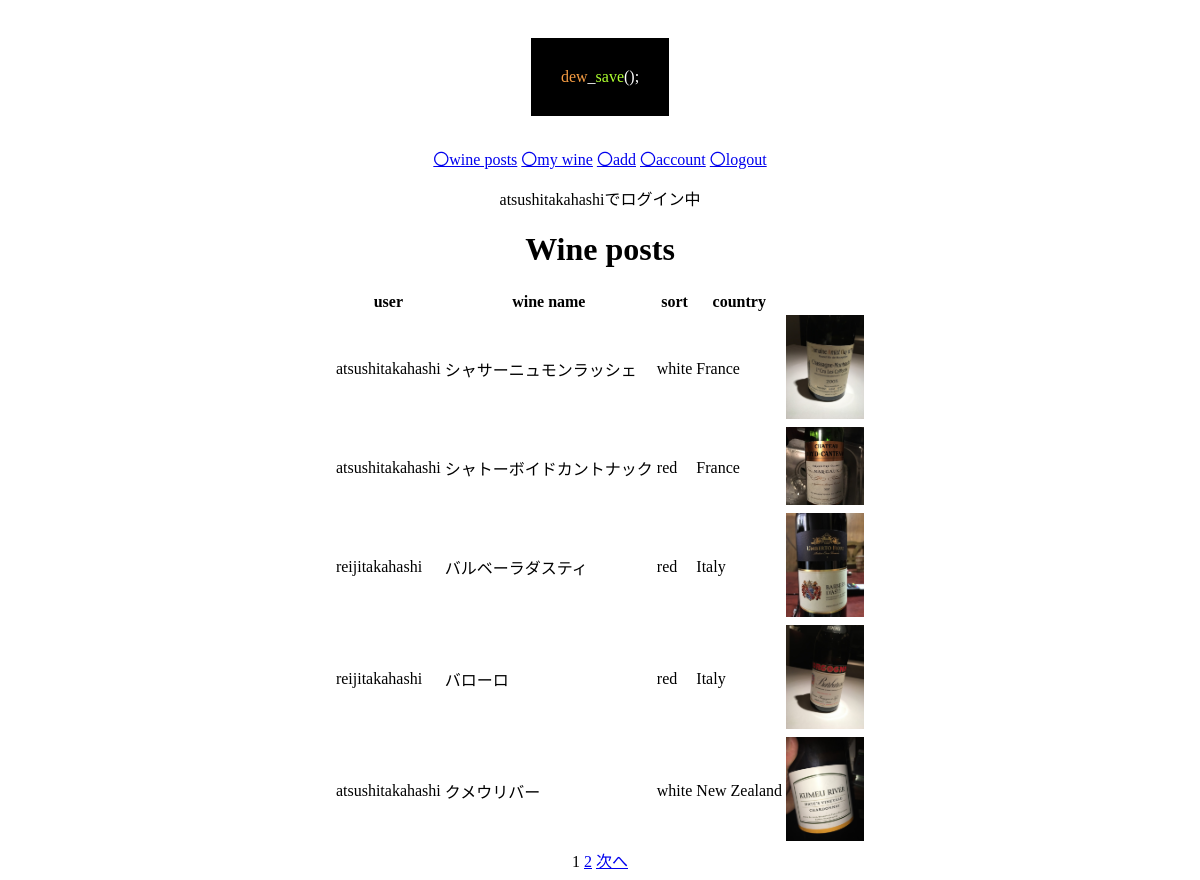
/all_wine/ (signed in), run on the app's committed database.
### wine/models.py (models this page shows, shortened)
class Wine(models.Model):
    sort_data = [
        ('red', 'red'),
        ('white', 'white'),
        ('sparkling', 'sparkling'),
    ]
    country_data = [
        ('France', 'France'),
        ('Italy','Italy'),
        ('Germany', 'Germany'),
        ('Spain', 'Spain'),
        ('Portugal', 'Portugal'),
        ('USA', 'USA'),
        ('Australia', 'Australia'),
        ('New Zealand', 'New Zealand'),
        ('Argentina', 'Argentina'),
        ('Chile', 'Chile'),
        ('South Africa', 'South Africa'),
        ('Japan', 'Japan'),
        ('etc.', 'etc.'),
    ]
    vintage_data = [
        ('1980', '1980'), ('1981', '1981'), ('1982', '1982'), ('1983', '1983'), ('1984', '1984'), ('1985', '1985'),
        ('1986', '1986'), ('1987', '1987'), ('1988', '1988'), ('1989', '1989'), ('1990', '1990'), ('1991', '1991'),
        ('1992', '1992'), ('1993', '1993'), ('1994', '1994'), ('1995', '1995'), ('1996', '1996'), ('1997', '1997'),
        ('1998', '1998'), ('1999', '1999'), ('2000', '2000'), ('2001', '2001'), ('2002', '2002'), ('2003', '2003'),
        ('2004', '2004'), ('2005', '2005'), ('2006', '2006'), ('2007', '2007'), ('2008', '2008'), ('2009', '2009'),
        ('2010', '2010'), ('2011', '2011'), ('2012', '2012'), ('2013', '2013'), ('2014', '2014'), ('2015', '2015'),
        ('2016', '2016'), ('2017', '2017'), ('2018', '2018'), ('2019', '2019'), ('2020', '2020'),
    ]
    grape_data = [
        ('Chardonnay', 'Chardonnay'),
        ('Sauvignon Blanc', 'Sauvignon Blanc'),
        ('Riesling', 'Riesling'),
        ('Gewürztraminer', 'Gewürztraminer'),
        ('Semillon', 'Semillon'),
        ('Viognier', 'Viognier'),
        ('Pino Blanc', 'Pino Blanc'),
        ('Muscadet', 'Muscadet'),
        ('Pino gris', 'Pino gris'),
        ('Cortese', 'Cortese'),
        ('Trebbiano', 'Trebbiano'),
        ('Garganega', 'Garganega'),
        ('Malvasia', 'Malvasia'),
        ('Chenin Blanc', 'Chenin Blanc'),
        ('Albariño', 'Albariño'),
        ('甲州', '甲州'),
        ('etc.', 'etc.'),
    ]
    eye_data = [
        ('green', 'green'),
        ('lemon yellow', 'lemon yellow'),
        ('yellow', 'yellow'),
        ('gold', 'gold'),
        ('amber', 'amber'),
    ]
    nose_data = [
        ('lemmon', 'レモン'), ('kime', 'ライム'), ('grapefruit', 'グレープフルーツ'), ('apple', 'リンゴ'), ('green apple', '青りんご'),
        ('pear', '洋ナシ'), ('peach', '桃'), ('apricot', 'アプリコット'), ('pineapple', 'パイナップル'), ('passion fruit', 'パッションフルーツ'),
        ('banana', 'バナナ'), ('mango', 'マンゴー'), ('lychee', 'ライチ'), ('muscat', 'マスカット'), ('water melon', 'メロン'),
        ('kinmokusei', 'キンモクセイ'), ('mint', 'ミント'), ('rose', 'バラ'), ('floral', 'お花のような'), ('herb', 'ハーブの'), ('perfume', '香水'),
        ('barrel incense', '樽香'), ('toast', 'トースト'), ('butter', 'バター'), ('vanila', 'バニラ'), ('sulfur', '硫黄'), ('honey', 'はちみつ'),
        ('cinnamon', 'シナモン'),('mineral', 'ミネラル'),
    ]
    mouth_data = [
        ('fresh', 'フレッシュ感のある'),
        ('dry', 'ドライな'),
        ('sour', '酸味が目立つ'),
        ('balance', 'バランスの良い'),
        ('sweat', '甘さのある'),
        ('fruity','フルーツ感のある'),
        ('elegant', 'エレガントな,綺麗な'),
        ('mineral','ミネラルのある'),
        ('rich', '芳醇な、豊かな'),
        ('thick', '厚みのある'),
        ('strong', '濃縮し力強い'),
        ('aging', '長期熟成型のような'),
    ]
    error_msg = [
        '50文字まででお願いします。',
        '10文字まででお願い致します。',
        '点数は5点までで採点お願い致します。',
        '点数は0点以上で採点お願い致します。',
        'ファイル形式はJPEG,PNG,GIFでお願い致します。'
    ]
    user = models.ForeignKey(get_user_model(), on_delete=models.CASCADE,default=1)
    date = models.DateTimeField(default=timezone.now)
    name = models.CharField(verbose_name='Name', max_length=100,validators=[MaxLengthValidator(50,error_msg[0])])
    sort = models.CharField(verbose_name='Sort',choices=sort_data,max_length=100)
    country = models.CharField(verbose_name='Country', choices=country_data,max_length=100)
    vintage = models.CharField(verbose_name='Vintage', choices=vintage_data,max_length=100,blank=True)
    grape = models.CharField(verbose_name='Grape', choices=grape_data,max_length=100,blank=True)
    eye = models.CharField(verbose_name='Eye', choices=eye_data,max_length=100,blank=True)
    nose = models.CharField(verbose_name='Nose', choices=nose_data,max_length=100,blank=True)
    mouth = models.CharField(verbose_name='Mouth', choices=mouth_data,max_length=100,blank=True)
    memo = models.CharField(verbose_name='Memo', max_length=200, blank=True)
    point = models.FloatField(verbose_name='Point',validators=[MaxValueValidator(5,error_msg[2]),MinValueValidator(0,error_msg[3])])
    pic = models.ImageField(upload_to='images/',blank=True,validators=[FileExtensionValidator(['JPG','PNG','GIF'],error_msg[4])])

### wine/views.py (the view)
# urls.py: path('all_wine/', All_wine.as_view(), name='all'),
class All_wine(LoginRequiredMixin,ListView):
    model = Wine
    template_name = 'wine/all_wine.html'
    paginate_by = 5
    queryset = Wine.objects.order_by('-id')

### wine/templates/wine/all_wine.html (shortened to what this page needs)
{% extends 'wine/layout.html' %}
{% block main%}
    <a href="{% url 'wine:all' %}">〇wine posts</a>
    <a href="{% url 'wine:my' %}">〇my wine</a>
    <a href="{% url 'wine:add' %}">〇add</a>
    <a href="/update_user/{{user.id}}/">〇account</a>
    <a href="{% url 'account:logout' %}">〇logout</a>
    {% if user.is_authenticated %}
        <p>{{ user.get_username }}でログイン中</p>
    {% else %}
        <p>ログインしていません</p>
    {% endif %}
    <h1>Wine posts</h1>
    <table>
        <tr>
            <th>user</th>
            <th>wine name</th>
            <th>sort</th>
            <th>country</th>
        </tr>
        {% for item in object_list %}
        <tr>
            <td>{{item.user}}</td>
            <td>{{item.name}}</td>
            <td>{{item.sort}}</td>
            <td>{{item.country}}</td>
        {% if item.pic %}
           <td><a href="/detail_wine/{{item.id}}/" ><img src='{{item.pic.url}}' width="78px"></a></td>
        {% endif %}
        </tr>
        {% endfor %}
    </table>
    {% for num in page_obj.paginator.page_range %}
        {% if page_obj.number == num %}
            <span>{{ num }}</span>
        {% else %}
            <a href="?page={{ num }}">{{ num }}</a>
        {% endif %}
    {% endfor %}
    {% if page_obj.has_next %}
        <a href="?page={{ page_obj.next_page_number }}">次へ</a>
    {% endif %}
{% endblock %}

### wine/templates/wine/layout.html (shortened to what this page needs)
{% load static %}
<!DOCTYPE html>
<html lang="ja">
<head>
    <link rel="stylesheet" href="{% static 'wine/css/stylesheet.css' %}">
</head>
    <body>
        <center>
            <header>
                <div class="logo">
                    <span class="dew">dew</span>_<span class="save">save</span>();
                </div>
            </header>
            <main>
                {% block main%}{% endblock %}
            </main>
        </center>
    </body>
</html>

### wine/static/wine/css/stylesheet.css (style rules this page uses)
.logo { margin: 30px; padding: 30px; display: inline-block; background-color: black; color: white; }
.dew { color: #f59c42; }
.save { color: greenyellow; }

### data on the page
Wine: user "atsushitakahashi", name "シャサーニュモンラッシェ", sort "white", country "France", pic (picture)
Wine: user "atsushitakahashi", name "シャトーボイドカントナック", sort "red", country "France", pic (picture)
Wine: user "reijitakahashi", name "バルベーラダスティ", sort "red", country "Italy", pic (picture)
Wine: user "reijitakahashi", name "バローロ", sort "red", country "Italy", pic (picture)
Wine: user "atsushitakahashi", name "クメウリバー", sort "white", country "New Zealand", pic (picture)

### other printed values
{{ user.get_username }} "atsushitakahashi"
{{ num }} "1"
{{ num }} "2"
